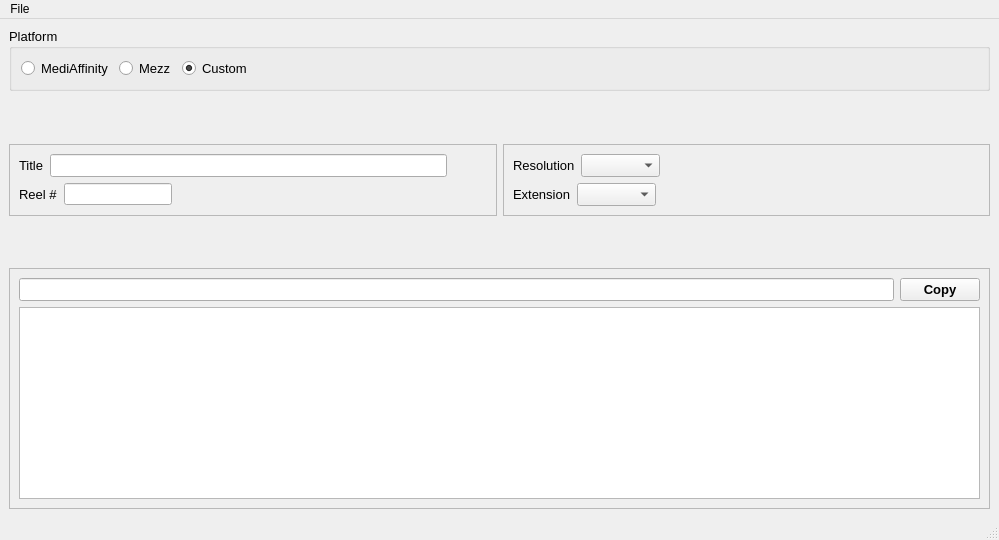
<?xml version="1.0" encoding="UTF-8"?>
<ui version="4.0">
 <class>FileRenamerWindow</class>
 <widget class="QMainWindow" name="FileRenamerWindow">
  <property name="geometry">
   <rect>
    <x>0</x>
    <y>0</y>
    <width>999</width>
    <height>540</height>
   </rect>
  </property>
  <property name="windowTitle">
   <string>Filename Creator</string>
  </property>
  <widget class="QWidget" name="centralwidget">
   <layout class="QGridLayout" name="gridLayout">
    <item row="4" column="0" colspan="2">
     <widget class="QFrame" name="frame_3">
      <property name="frameShape">
       <enum>QFrame::StyledPanel</enum>
      </property>
      <property name="frameShadow">
       <enum>QFrame::Raised</enum>
      </property>
      <layout class="QVBoxLayout" name="verticalLayout_3">
       <item>
        <layout class="QHBoxLayout" name="horizontalLayout_3">
         <item>
          <widget class="QLineEdit" name="results_line">
           <property name="font">
            <font>
             <pointsize>10</pointsize>
            </font>
           </property>
           <property name="readOnly">
            <bool>false</bool>
           </property>
          </widget>
         </item>
         <item>
          <widget class="QPushButton" name="copy_btn">
           <property name="font">
            <font>
             <pointsize>10</pointsize>
             <weight>75</weight>
             <bold>true</bold>
            </font>
           </property>
           <property name="text">
            <string>Copy</string>
           </property>
          </widget>
         </item>
        </layout>
       </item>
       <item>
        <widget class="QPlainTextEdit" name="validation_text">
         <property name="sizePolicy">
          <sizepolicy hsizetype="Expanding" vsizetype="Minimum">
           <horstretch>0</horstretch>
           <verstretch>0</verstretch>
          </sizepolicy>
         </property>
         <property name="font">
          <font>
           <pointsize>10</pointsize>
           <weight>75</weight>
           <bold>true</bold>
          </font>
         </property>
         <property name="readOnly">
          <bool>true</bool>
         </property>
        </widget>
       </item>
      </layout>
     </widget>
    </item>
    <item row="2" column="0">
     <widget class="QFrame" name="frame">
      <property name="frameShape">
       <enum>QFrame::StyledPanel</enum>
      </property>
      <property name="frameShadow">
       <enum>QFrame::Raised</enum>
      </property>
      <layout class="QVBoxLayout" name="verticalLayout">
       <item>
        <layout class="QHBoxLayout" name="horizontalLayout">
         <item>
          <widget class="QLabel" name="label">
           <property name="font">
            <font>
             <pointsize>10</pointsize>
             <weight>50</weight>
             <bold>false</bold>
            </font>
           </property>
           <property name="text">
            <string>Title</string>
           </property>
          </widget>
         </item>
         <item>
          <widget class="QLineEdit" name="title_line">
           <property name="sizePolicy">
            <sizepolicy hsizetype="Expanding" vsizetype="Fixed">
             <horstretch>0</horstretch>
             <verstretch>0</verstretch>
            </sizepolicy>
           </property>
           <property name="font">
            <font>
             <pointsize>10</pointsize>
            </font>
           </property>
          </widget>
         </item>
         <item>
          <spacer name="horizontalSpacer">
           <property name="orientation">
            <enum>Qt::Horizontal</enum>
           </property>
           <property name="sizeType">
            <enum>QSizePolicy::Minimum</enum>
           </property>
           <property name="sizeHint" stdset="0">
            <size>
             <width>40</width>
             <height>20</height>
            </size>
           </property>
          </spacer>
         </item>
        </layout>
       </item>
       <item>
        <layout class="QHBoxLayout" name="horizontalLayout_7">
         <item>
          <widget class="QLabel" name="label_3">
           <property name="font">
            <font>
             <pointsize>10</pointsize>
            </font>
           </property>
           <property name="text">
            <string>Reel #</string>
           </property>
          </widget>
         </item>
         <item>
          <widget class="QLineEdit" name="reel_line">
           <property name="sizePolicy">
            <sizepolicy hsizetype="Minimum" vsizetype="Fixed">
             <horstretch>0</horstretch>
             <verstretch>0</verstretch>
            </sizepolicy>
           </property>
          </widget>
         </item>
         <item>
          <spacer name="horizontalSpacer_4">
           <property name="orientation">
            <enum>Qt::Horizontal</enum>
           </property>
           <property name="sizeHint" stdset="0">
            <size>
             <width>40</width>
             <height>20</height>
            </size>
           </property>
          </spacer>
         </item>
        </layout>
       </item>
      </layout>
     </widget>
    </item>
    <item row="2" column="1">
     <widget class="QFrame" name="frame_2">
      <property name="frameShape">
       <enum>QFrame::StyledPanel</enum>
      </property>
      <property name="frameShadow">
       <enum>QFrame::Raised</enum>
      </property>
      <layout class="QVBoxLayout" name="verticalLayout_2">
       <item>
        <layout class="QHBoxLayout" name="horizontalLayout_8">
         <item>
          <widget class="QLabel" name="label_4">
           <property name="font">
            <font>
             <pointsize>10</pointsize>
            </font>
           </property>
           <property name="text">
            <string>Resolution</string>
           </property>
          </widget>
         </item>
         <item>
          <widget class="QComboBox" name="resolution_combo">
           <property name="font">
            <font>
             <pointsize>10</pointsize>
            </font>
           </property>
          </widget>
         </item>
         <item>
          <spacer name="horizontalSpacer_5">
           <property name="orientation">
            <enum>Qt::Horizontal</enum>
           </property>
           <property name="sizeHint" stdset="0">
            <size>
             <width>40</width>
             <height>20</height>
            </size>
           </property>
          </spacer>
         </item>
        </layout>
       </item>
       <item>
        <layout class="QHBoxLayout" name="horizontalLayout_2">
         <item>
          <widget class="QLabel" name="label_2">
           <property name="font">
            <font>
             <pointsize>10</pointsize>
            </font>
           </property>
           <property name="text">
            <string>Extension</string>
           </property>
          </widget>
         </item>
         <item>
          <widget class="QComboBox" name="extension_combo">
           <property name="font">
            <font>
             <pointsize>10</pointsize>
            </font>
           </property>
          </widget>
         </item>
         <item>
          <spacer name="horizontalSpacer_2">
           <property name="orientation">
            <enum>Qt::Horizontal</enum>
           </property>
           <property name="sizeHint" stdset="0">
            <size>
             <width>40</width>
             <height>20</height>
            </size>
           </property>
          </spacer>
         </item>
        </layout>
       </item>
      </layout>
     </widget>
    </item>
    <item row="0" column="0" colspan="2">
     <widget class="QGroupBox" name="groupBox">
      <property name="font">
       <font>
        <pointsize>10</pointsize>
       </font>
      </property>
      <property name="title">
       <string>Platform</string>
      </property>
      <layout class="QHBoxLayout" name="horizontalLayout_5">
       <item>
        <widget class="QRadioButton" name="default_ma">
         <property name="font">
          <font>
           <pointsize>10</pointsize>
          </font>
         </property>
         <property name="text">
          <string>MediAffinity</string>
         </property>
         <property name="checked">
          <bool>false</bool>
         </property>
        </widget>
       </item>
       <item>
        <widget class="QRadioButton" name="default_mezz">
         <property name="font">
          <font>
           <pointsize>10</pointsize>
          </font>
         </property>
         <property name="text">
          <string>Mezz</string>
         </property>
        </widget>
       </item>
       <item>
        <widget class="QRadioButton" name="default_custom">
         <property name="text">
          <string>Custom</string>
         </property>
         <property name="checked">
          <bool>true</bool>
         </property>
        </widget>
       </item>
       <item>
        <spacer name="horizontalSpacer_3">
         <property name="orientation">
          <enum>Qt::Horizontal</enum>
         </property>
         <property name="sizeHint" stdset="0">
          <size>
           <width>40</width>
           <height>20</height>
          </size>
         </property>
        </spacer>
       </item>
      </layout>
     </widget>
    </item>
    <item row="1" column="0">
     <spacer name="verticalSpacer">
      <property name="orientation">
       <enum>Qt::Vertical</enum>
      </property>
      <property name="sizeHint" stdset="0">
       <size>
        <width>20</width>
        <height>40</height>
       </size>
      </property>
     </spacer>
    </item>
    <item row="1" column="1">
     <spacer name="verticalSpacer_2">
      <property name="orientation">
       <enum>Qt::Vertical</enum>
      </property>
      <property name="sizeHint" stdset="0">
       <size>
        <width>20</width>
        <height>40</height>
       </size>
      </property>
     </spacer>
    </item>
    <item row="3" column="0">
     <spacer name="verticalSpacer_3">
      <property name="orientation">
       <enum>Qt::Vertical</enum>
      </property>
      <property name="sizeHint" stdset="0">
       <size>
        <width>20</width>
        <height>40</height>
       </size>
      </property>
     </spacer>
    </item>
    <item row="3" column="1">
     <spacer name="verticalSpacer_4">
      <property name="orientation">
       <enum>Qt::Vertical</enum>
      </property>
      <property name="sizeHint" stdset="0">
       <size>
        <width>20</width>
        <height>40</height>
       </size>
      </property>
     </spacer>
    </item>
   </layout>
  </widget>
  <widget class="QMenuBar" name="menubar">
   <property name="geometry">
    <rect>
     <x>0</x>
     <y>0</y>
     <width>999</width>
     <height>21</height>
    </rect>
   </property>
   <widget class="QMenu" name="menuFile">
    <property name="title">
     <string>File</string>
    </property>
    <addaction name="actionAbout"/>
    <addaction name="separator"/>
    <addaction name="actionQuit"/>
   </widget>
   <addaction name="menuFile"/>
  </widget>
  <widget class="QStatusBar" name="statusbar"/>
  <action name="actionAbout">
   <property name="text">
    <string>About</string>
   </property>
  </action>
  <action name="actionQuit">
   <property name="text">
    <string>Quit</string>
   </property>
  </action>
 </widget>
 <resources/>
 <connections/>
</ui>
